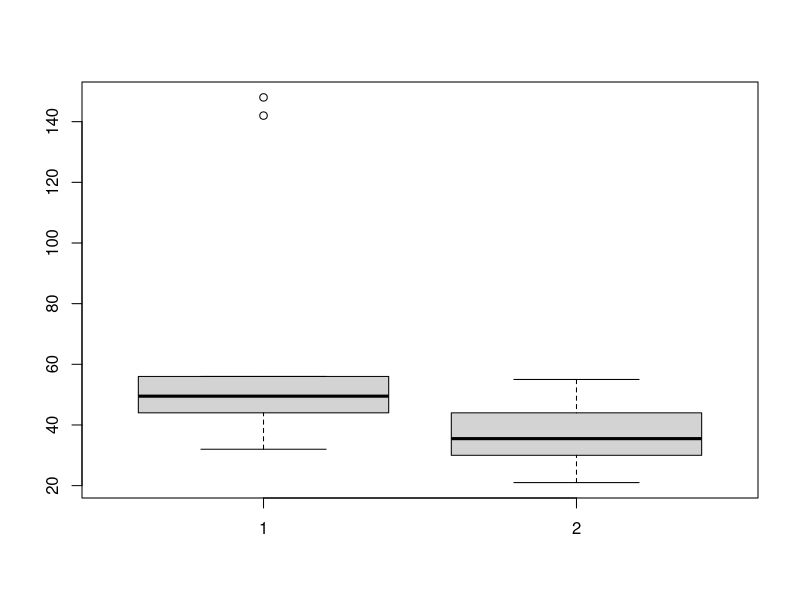
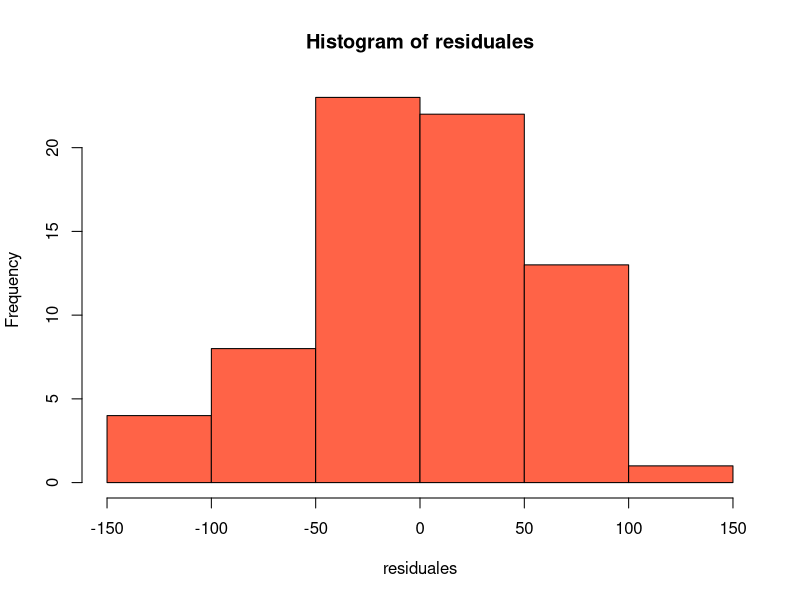
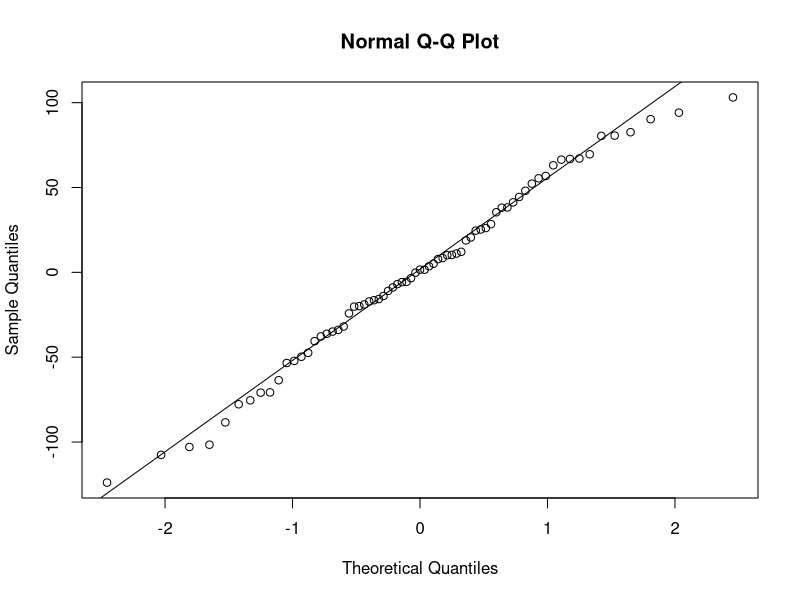
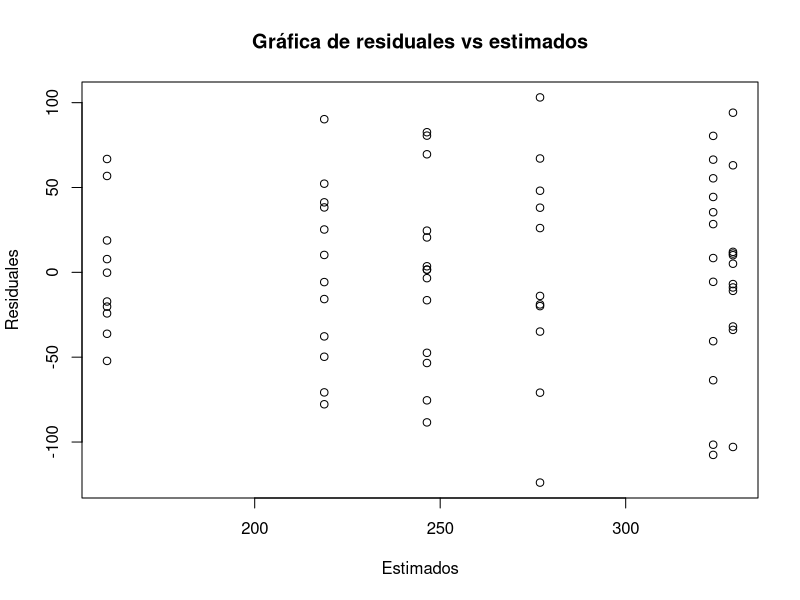
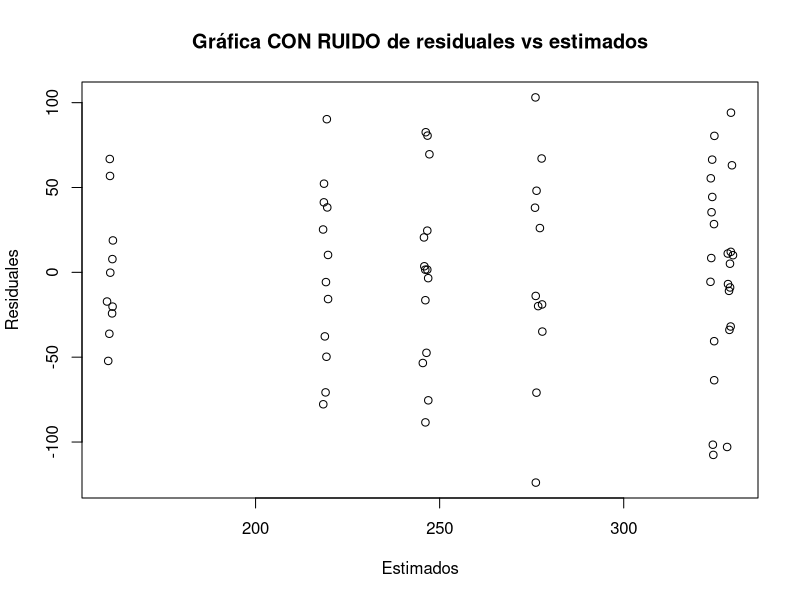
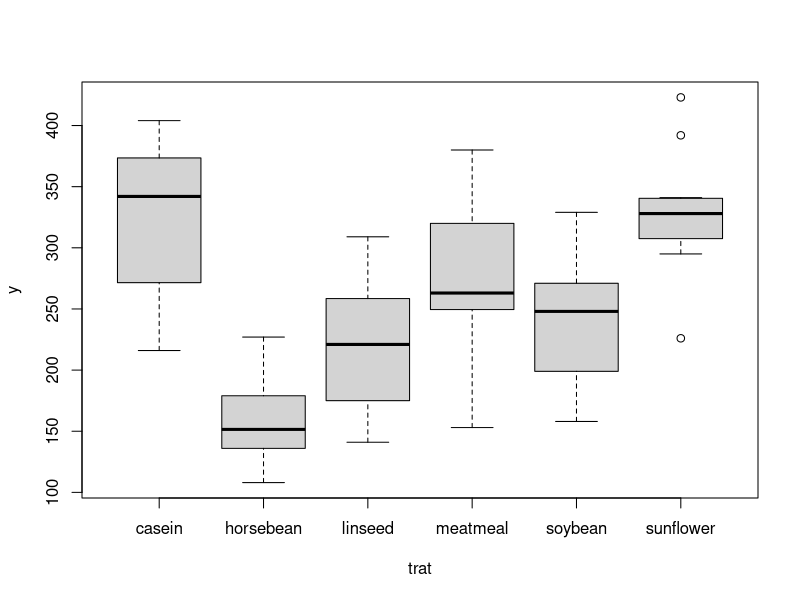

Write R code to recreate these figures, in order.
# Sesion 13
# Continuación de pruebas estadísticas


ET1 <- c(44, 48,36, 32, 51, 45, 54, 56, 142, 148)
ET2 <- c(32, 40, 44, 44, 34, 30, 26, 21, 55, 37)

# Prueba de Wilcox (conocida después como Prueba U de Mann Whitney)
# La hipotesis nula del contraste es que las dos muestras,  detamaño n1 y n2,
# repectivamente, proceden de poblaciones coninuas  idénticas:
# La hipotesis alternativa puede ser unilateral o bilateral y unicamente
# supone que la tendencia central de una poblacion difiere de la otra,
# pero no una diferencia de forma o de dispersión.
# Por esta razón esta prueba es el equivalente no paramétrico de la prueba t
# para la diferencia de dos medias cuando las muestra son independientes
# pero no puede suponerse la normalidad de las poblaciones de origen.
wilcox.test(ET1, ET2, paired = FALSE)

# Diagrama de cajas y bigotes
boxplot(ET1, ET2)

# Prueba t de muestras dependientes o relacionadas
# Use la misma función pero agregue la siguiente instrucción
# paired = TRUE

# Peso antes de tratamiento
antes <- c(200.1, 190.9, 192.7, 213, 241.4, 196.9, 172.2, 185.5, 205.2, 193.7)

# Peso después del tratamiento
despues <- c(392.9, 393.2, 345.1, 393, 434, 427.9, 422, 383.9, 392.3, 352.2)

t.test(antes, despues, paired = TRUE)


# Prueba de los rangos con signo de Wilcoxon
# Es la prueba análoga a la t de Student para muestras relacionadas
wilcox.test(antes, despues, paired = TRUE)

# Prueba de ANOVA
# Analisis de Varianza

#trat <- c(1,1,1,2,2,2,3,3,3,4,4,4)
#y <- c(7.66, 6.98, 7.80, 5.26, 5.44, 5.80, 7.41, 7.33, 7.04, 3.51, 2.91, 3.66)
# Usar datos de chickwts
trat <- chickwts$feed
y <- chickwts$weight
trat <- as.factor(trat)


# ANOVA es un modelo de regresión lineal , por eso se usa lm
m1 <- lm(y ~ trat)
anova(m1) # ANOVA usual


# análisis de residuales
# 1) Prueba estadística de normalidad
# Almacenar residuales en un vector
residuales <- m1$res
shapiro.test(residuales)

library(e1071)
# 2) Criterio con las medidas de forma
# Coeficiente de asimetria: -0.5 a 0.5
skewness(residuales)
# Curtosis: -2 a 2
kurtosis(residuales)

# histograma de los residuales
hist(residuales, col="tomato")

# 3) Criterio gráfico QQ Normal
qqnorm(residuales)
qqline(residuals(m1))


# Análsis de HOMOCEDASTICIDAD
# residuales vs ajustados
plot(m1$fit, residuales, xlab = "Estimados", ylab = "Residuales",
     main = "Gráfica de residuales vs estimados")

# la misma grafica pero con un poco de ruido
plot(jitter(m1$fit), residuales, xlab = "Estimados", ylab = "Residuales",
     main = "Gráfica CON RUIDO de residuales vs estimados")

# Comparaciones múltiples TUKEY
# es una prueba de comparaciones múltiples
# ayuda a discernir que grupo es el distinto
TukeyHSD(aov(y ~ trat))
# Cómo presentamos los resultados
ybar <- tapply(y, trat, mean)
ybarord <- sort(ybar)
ybarord

boxplot(y ~ trat)
